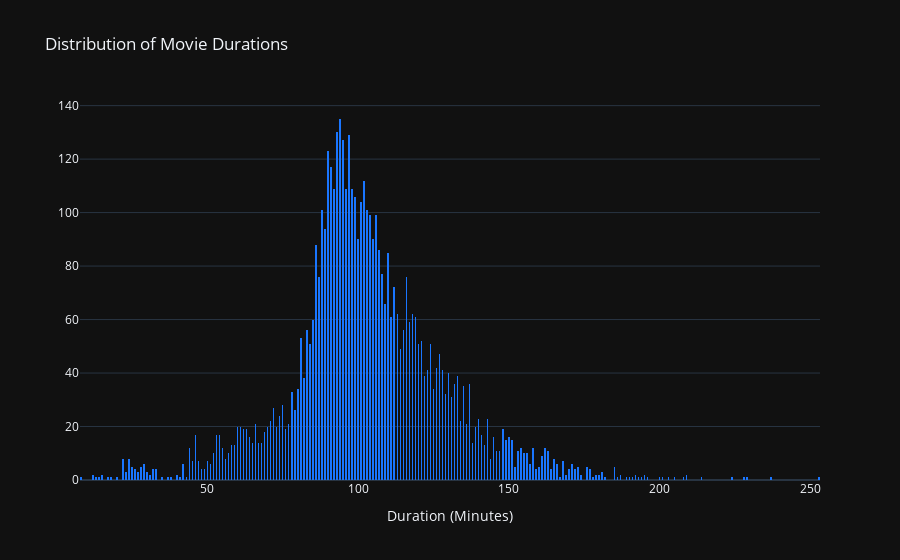

The cell this chart's notebook holds for it:
### Markdown cell above
# Change the x data to movie['duration']

### Code cell
import plotly.graph_objects as go
# Change the x data to movie['duration']
trace = go.Histogram(x=movie['duration'],  
    xbins=dict(size=0.5),
    marker=dict(color='rgb(26, 118, 255)'))


layout = go.Layout(template="plotly_dark",  # Dark theme layout
    title='Distribution of Movie Durations',  # Title of the plot
    xaxis=dict(title='Duration (Minutes)'))  # X-axis labe)

fig = go.Figure(data=[trace], layout=layout)
fig.show()

### Figure 1 — Plotly figure (JSON) as saved in the notebook; plotly's stock layout.template omitted (floating-point values rounded to 4 significant figures; data arrays with more than 128 entries replaced by an {"elided": "..."} marker saying what was removed)
{"data": [{"marker": {"color": "rgb(26, 118, 255)"}, "type": "histogram", "x": {"elided": "5185 int values"}, "xbins": {"size": 0.5}}], "layout": {"title": {"text": "Distribution of Movie Durations"}, "xaxis": {"title": {"text": "Duration (Minutes)"}}}}
